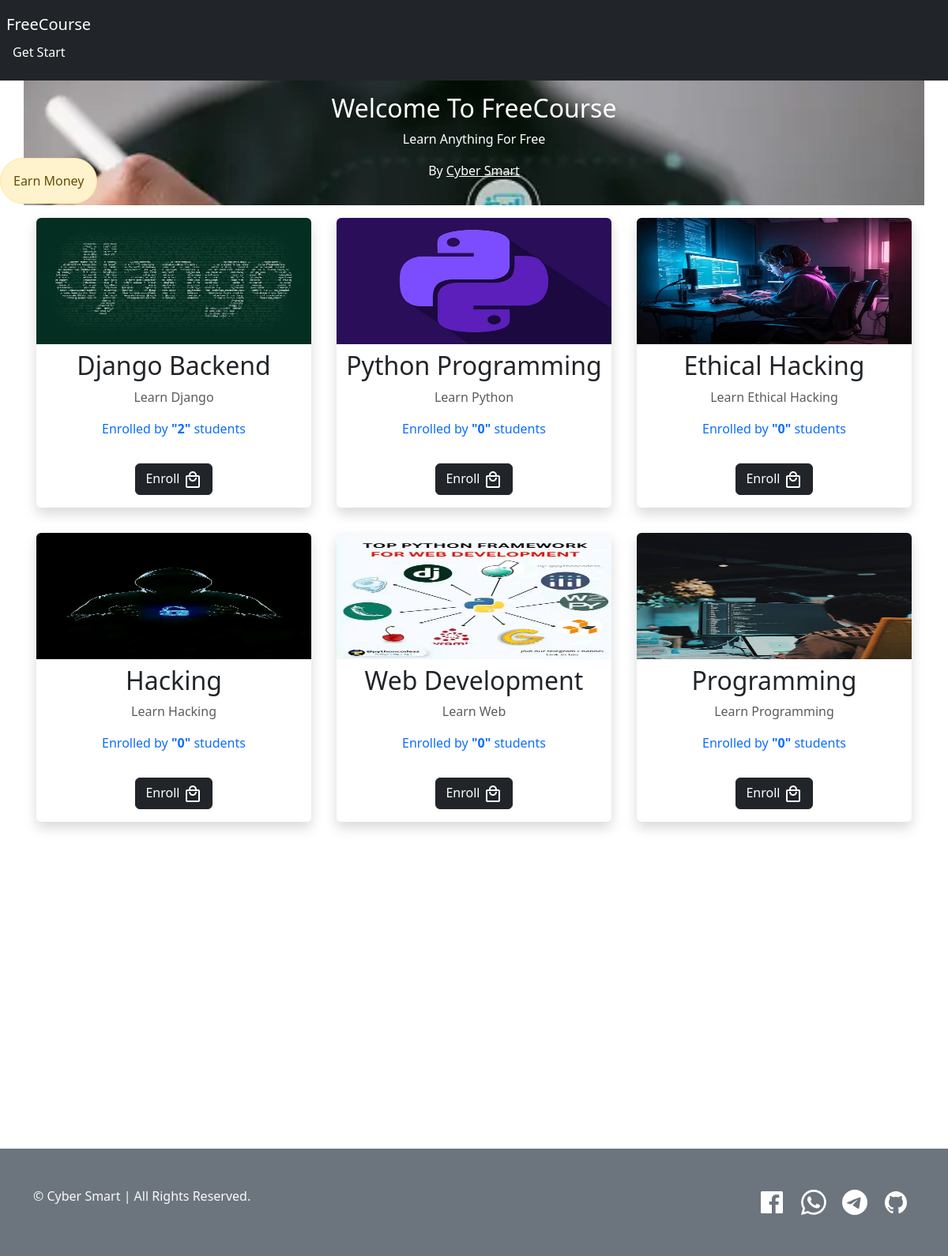
The page / on the database its author committed.
### courses/models.py (models this page shows)
class Course(models.Model):
    author = models.ForeignKey(settings.AUTH_USER_MODEL,
            on_delete = models.CASCADE,
            related_name = 'author'
        )
    students = models.ManyToManyField(Student,symmetrical=False,blank=True,null=True,related_name = 'students')
    title = models.CharField(max_length=200,unique=True)
    image = models.ImageField(upload_to="static/courses/images/%y/%m/%d",default='')
    description = models.TextField()
    created = models.DateTimeField(auto_now_add=True)
    def build_absolute_url(self):
        return reverse('courses:courses_details',
            args = [
                self.id
                ]
        )
    class Meta:
        ordering = ('-id',)

### courses/views.py (the view)
# urls.py: path('',index, name='index')  ,
def index(request):
    courses = Course.objects.all()
    context = {
        'courses':courses
    }
    return render(request, 'index.html',context)

### courses/templates/index.html (shortened to what this page needs)
{% extends 'base.html' %}
{% load static %}
{% block content %}
    <section class="index-section section">
        <div class="container">
            <div class="row">
                <div class="sider text-center col-12 py-3 bg-dark text-white">
                    <h2>Welcome To FreeCourse</h2>
                    <p class="text">Learn Anything For Free</p>
                    <p>By <a class="text-white" href="https://cyber-smart.vercel.app">Cyber Smart</a></p>
                </div>
                {% for course in courses %}
                   <div class="block col-sm-12 col-lg-4 col-md-6 text-center p-3">
                       <div class="shadow rounded">
                           <img style="height:160px;width:100%;" class="img-fluid rounded-top" src="{{ course.image.url }}" alt="" />
                            <h2 class="mt-2">{{ course.title }}</h2>
                            <p class="text-muted">{{ course.description }}</p>
                            <p class="text-primary text-left">Enrolled by <b>"{{ course.students.count }}"</b> students</p>
                            <a href="{{ course.build_absolute_url }}" style="float:;" class="btn bg-dark btn-dark m-3" type="submit">Enroll
                            </a>
                       </div>
                   </div>
                {% endfor %}
            </div>
        </div>
        <a style="text-decoration:none;" id="earn" class="alert alert-warning rounded-pill" href="https://t.me/avagoldcoin_bot?start=c2cd0f1c48d413e7be07">Earn Money
        </a>
    </section>
{% endblock %}

### courses/templates/base.html (shortened to what this page needs)
<!DOCTYPE html>
{% load static %}
<html>
    <head>
        <link rel="stylesheet" href="{% static 'courses/css/bootstrap.min.css' %}" type="text/css" media="all" />
    </head>
    <body>
        <nav class="navbar navbar-expand-md navbar-dark bg-dark">
            <div class="navbar-header p-2">
                <a href="{% url 'courses:index' %}" class="navbar-brand">FreeCourse</a>
                <div style="float:" class="navbar-collapse">
                    <ul class="navbar-nav">
                        <li class="nav-item">
                            {% if request.COOKIES.email %}
                                <a href="{% url 'courses:student' request.COOKIES.uname %}" class="nav-link active">{{ request.COOKIES.uname }}</a>
                                <a href="{% url 'courses:about' %}" class="nav-link active">logout</a>
                            {% else %}
                                <a href="{% url 'courses:start' %}" class="nav-link active">Get Start</a>
                            {% endif %}
                        </li>
                    </ul>
                </div>
            </div>
        </nav>
        {% block content %}
        {% endblock %}
        <footer class="bg-secondary">
  <div id="footer-content" class="footer-dark py-5">
    <div class="container">
      <div class="row">
        <div class="col-md-8 text-center text-md-start mb-3 mb-md-0">
          <p class="text text-light">&copy; Cyber Smart | All Rights Reserved.</p>
        </div>
        <div class="col-md-4 align-self-center">
          <ul class="list-inline text-center text-md-end mb-0">
            <li class="list-inline-item mx-2" title="Facebook">
              <a class="text-white" target="_blank" href="https://www.facebook.com/profile.php?id=100069755690849">
              </a>
            </li>
            <li class="list-inline-item mx-2" title="WhatsApp">
              <a class="text-white" target="_blank" href="https://wa.me/+2348085083832">
              </a>
            </li>
            <li class="list-inline-item mx-2" title="Telegram">
              <a class="text-white" target="_blank" href="https://t.me/+2348085083832">
              </a>
            </li>
            <li class="list-inline-item mx-2" title="Github">
              <a class="text-white" target="_blank" href="https://github.com/cybersmart-dev">
              </a>
            </li>
          </ul>
        </div>
      </div>
    </div>
  </div>
</footer>
    </body>
</html>

### courses/templates/index.html (style rules this page uses)
#earn { position: fixed; top: 200px; animation-name: earn; animation-duration: 3s; animation-delay: 0s; animation-timing-function: linear; animation-iteration-count: infinite; }
.block { opacity: 0; transition: all 1s; transform: translateX(-100%); }
.show { opacity: 1; transform: translateX(0); }
.sider { background-image: url('/static/courses/img/main_sider.png'); background-size: cover; }

### rows shown on the page
Course: image (picture), title "Django Backend", description "Learn Django", students.count "2"
Course: image (picture), title "Python Programming", description "Learn Python", students.count "0"
Course: image (picture), title "Ethical Hacking", description "Learn Ethical Hacking", students.count "0"
Course: image (picture), title "Hacking", description "Learn Hacking", students.count "0"
Course: image (picture), title "Web Development", description "Learn Web", students.count "0"
Course: image (picture), title "Programming", description "Learn Programming", students.count "0"
